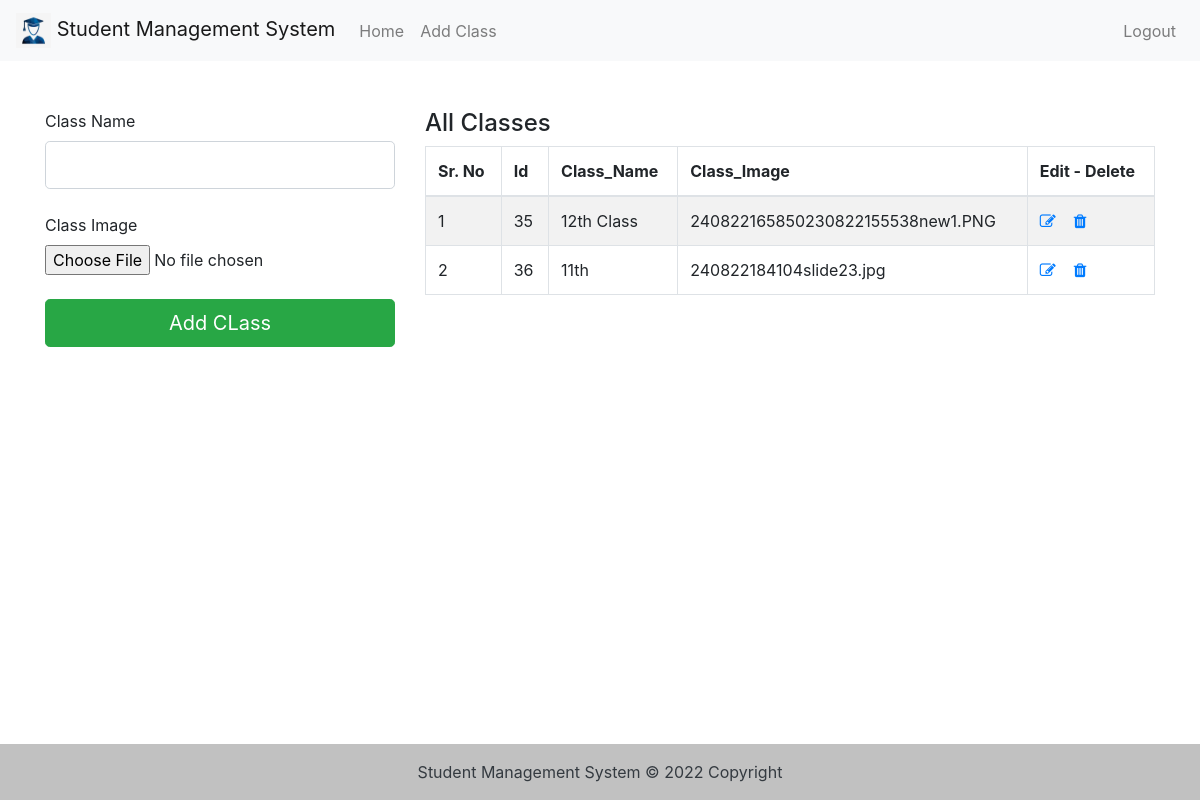
/Admin/AddClass.php (signed in), run on an earlier commit of the app's database.
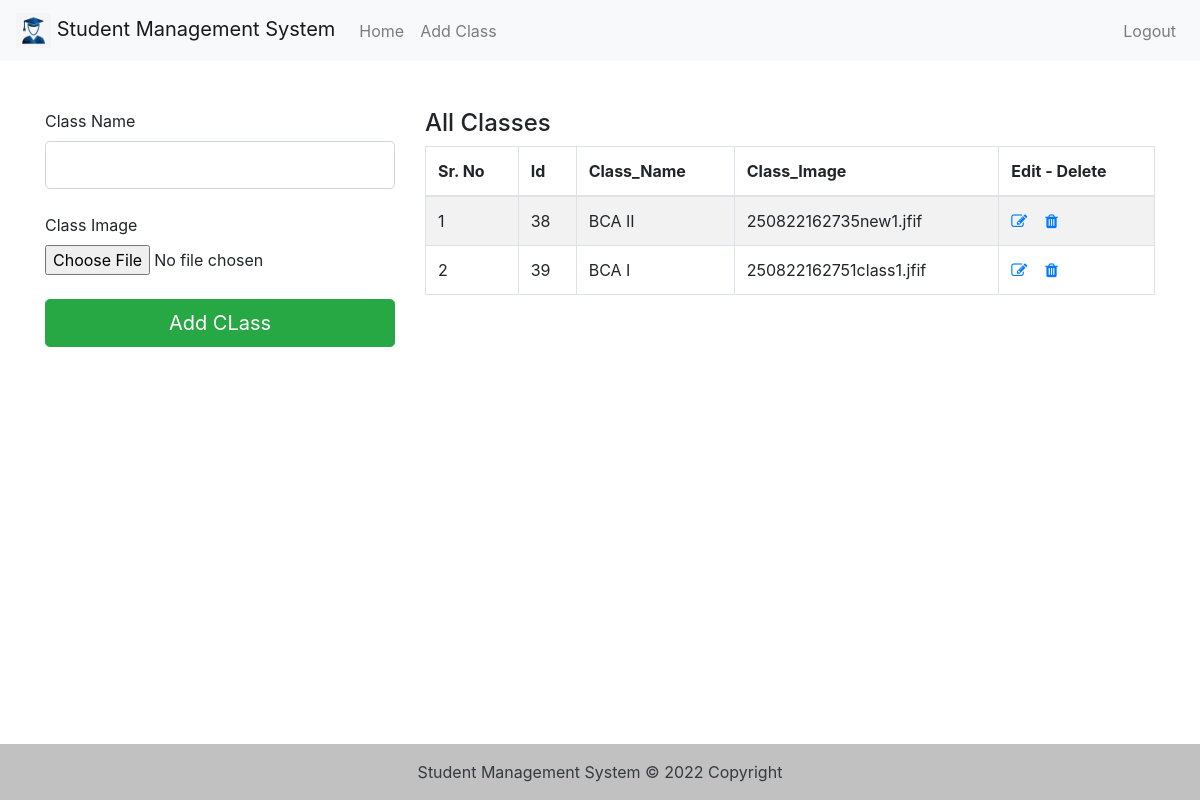
And on a later commit of the database.
### tables this page shows
CREATE TABLE `classname` (
  `Id` int(11) NOT NULL,
  `Class_Name` varchar(50) NOT NULL,
  `Class_Image` varchar(200) NOT NULL
);

### Admin/AddClass.php (the view, shortened to what this page needs)
<?php
include "header.php";
?>
<section>
  <div class="container py-5">
    <div class="row">
      <div class="col-md-4">
        <form method="POST" enctype="multipart/form-data">
          <div class="form-outline mb-4">
            <label class="form-label" for="form1Example13">Class Name</label>
            <input type="text" id="form1Example13" name="ClassName" class="form-control form-control-lg" />
          </div>
          <div class="mb-4">
            <label class="form-label" for="form1Example13">Class Image</label>
            <input type="file" id="form1Example13" name="fileToUpload" class="" />
          </div>
          <input type="submit" name="AddClass" class="btn btn-success btn-lg btn-block" value="Add CLass">
        </form>
      </div>
      <div class="col-md-8">
        <table class="table table-bordered table-hover table-striped">
          <h4>All Classes</h4>
          <thead>
            <tr>
              <th>Sr. No</th>
              <?php
              $sql = "SHOW COLUMNS FROM classname";
              $result = mysqli_query($conn, $sql);
              while ($row = mysqli_fetch_array($result)) {
              ?>
                <th><?php echo $row['Field']; ?></th>
              <?php } ?>
              <th>Edit - Delete</th>
            </tr>
          </thead>
          <tbody>
            <?php
            $Select_ALL = "Select * from classname";
            $res = mysqli_query($conn, $Select_ALL);
            $i = 1;
            while ($row = mysqli_fetch_assoc($res)) {
            ?>
              <tr>
                <td scope="row"><?php echo $i; ?></td>
                <td><?php echo $row['Id']; ?></td>
                <td><?php echo $row['Class_Name']; ?></td>
                <td><?php echo $row['Class_Image']; ?></td>
                <td>
                  <a href="UPdateDATA.php?update_id=<?php echo $row['Id'] ?>"><i class="fa fa-edit"></i></a>
                  &nbsp;&nbsp; <a href="Manage_Class.php?delete_id=<?php echo $row['Id'] ?>"><i class="fa fa-trash"></i></a>
                </td>
              </tr>
            <?php
              $i++;
            }
            ?>
          </tbody>
        </table>
      </div>
    </div>
</section>
<?php
include "footer.php";
?>

### Admin/Header.php (shortened to what this page needs)
<!doctype html>
<html lang="en">
  <head>
    <link rel="stylesheet" href="https://cdnjs.cloudflare.com/ajax/libs/font-awesome/4.7.0/css/font-awesome.min.css">
    <link rel="stylesheet" href="https://stackpath.bootstrapcdn.com/bootstrap/4.3.1/css/bootstrap.min.css">
  </head>
  <body>
  <nav class="navbar navbar-expand-md navbar-light bg-light">
        <a class="navbar-brand" href="#"><img src="../images/logo.jpg" height="35px" > Student Management System</a>
        <div class="collapse navbar-collapse" id="collapsibleNavId">
            <ul class="navbar-nav mr-auto mt-2 mt-lg-0">
                <li class="nav-item">
                    <a class="nav-link" href="#">Home </a>
                </li>
                <li class="nav-item">
                    <a class="nav-link" href="AddClass.php">Add Class </a>
                </li>
            </ul>
            <ul class="navbar-nav"><li class="nav-item">
                    <a class="nav-link" href="logout.php">Logout </a>
            </li></ul>
        </div>
    </nav>

### Admin/Footer.php (shortened to what this page needs)
    <footer class="text-center text-white fixed-bottom" style="background-color: #f1f1f1;">
  <div class="text-center text-dark p-3" style="background-color: rgba(0, 0, 0, 0.2);">
  Student Management System © 2022 Copyright
  </div>
</footer>
  </body>
</html>

What changed in the data, as far as the page shows it:
removed classname: Id "35", Class_Name "12th Class", Class_Image "240822165850230822155538new1.PNG"
removed classname: Id "36", Class_Name "11th", Class_Image "240822184104slide23.jpg"
added classname: Id "38", Class_Name "BCA II", Class_Image "250822162735new1.jfif"
added classname: Id "39", Class_Name "BCA I", Class_Image "250822162751class1.jfif"
